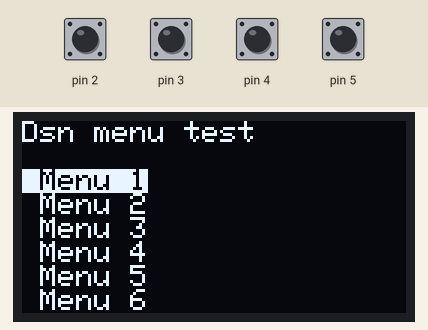
A sketch run on a simulated Arduino Uno, built with avr-gcc and run on an emulated ATmega328P. Shown: 128×64 one-colour display. The inputs (shaded band) are chosen by the test bench; at power-on: pin 2–5 HIGH.

Above: at 3.2 s.
3.3 s: pin 2 pulled LOW for 1 s
At 5.6 s:
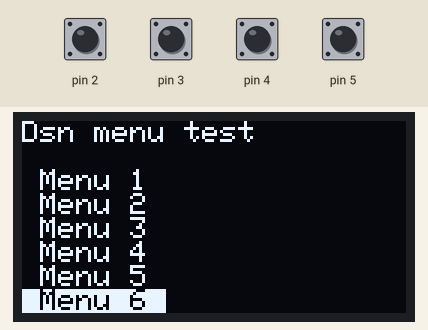
5.9 s: pin 4 pulled LOW for 0.15 s
At 6.3 s:
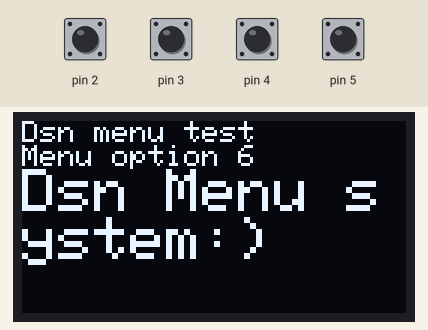
7.5 s: pin 5 pulled LOW for 0.15 s
At 8.3 s:
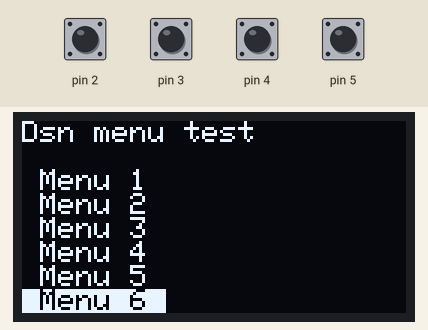
9.1 s: pin 2 pulled LOW for 0.15 s
At 10.4 s:
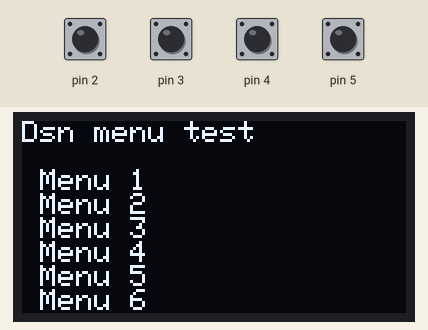
10.8 s: pin 4 pulled LOW for 1 s
At 11.9 s:
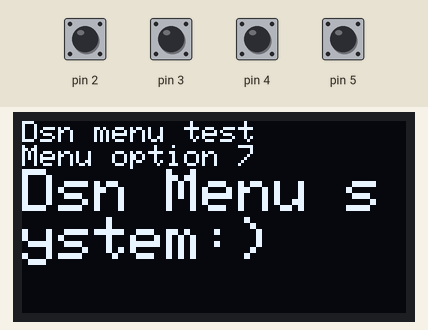
13.3 s: pin 5 pulled LOW for 1 s
At 14.6 s:
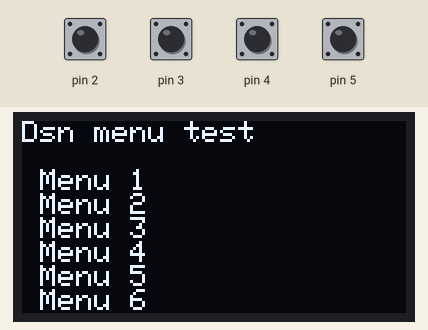
Timing chart, 0 to 16.3 s (numbered marks = the images above; inputs shaded):
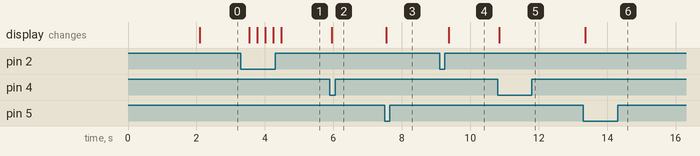

Measured:
- after the input at 3.3 s, the display: first changes after 0.24 s (image 1 shows a later state)
- after the input at 5.9 s, the display: changes after 0.05 s (image 2)
- after the input at 7.5 s, the display: changes at once (image 3)
- after the input at 9.1 s, the display: changes after 0.26 s (image 4)
- after the input at 10.8 s, the display: changes at once (image 5)
- after the input at 13.3 s, the display: changes after 0.06 s (image 6)

The sketch:

adafruit_ssd1306_custom_menu.ino
```cpp
#include <SPI.h>
#include <Wire.h>
#include <Adafruit_GFX.h>
#include <Adafruit_SSD1306.h>

#define SCREEN_WIDTH 128 // OLED display width, in pixels
#define SCREEN_HEIGHT 64 // OLED display height, in pixels
#define OLED_RESET     4 // Reset pin # (or -1 if sharing Arduino reset pin)
#define SCREEN_ADDRESS 0x3C ///< See datasheet for Address; 0x3D for 128x64, 0x3C for 128x32
Adafruit_SSD1306 display(SCREEN_WIDTH, SCREEN_HEIGHT, &Wire, OLED_RESET);

int selected = 0;
int entered = -1;

void displaymenu(void) {

  int down = digitalRead(3);
  int up = digitalRead(2);
  int enter = digitalRead(4);
  int back = digitalRead(5);

  if (up == LOW && down == LOW) {
  };
  if (up == LOW) {
    selected = selected + 1;
    delay(200);
  };
  if (down == LOW) {
    selected = selected - 1;
    delay(200);
  };
  if (enter == LOW) {
    entered = selected;
  };
  if (back == LOW) {
    entered = -1;
  };
  const char *options[7] = {
    " Menu 1",
    " Menu 2",
    " Menu 3",
    " Menu 4 ",
    " Menu 5 ",
    " Menu 6 ",
    " Menu 7 "
  };

  if (entered == -1) {
    display.clearDisplay();
    display.setTextSize(1);
    display.setTextColor(SSD1306_WHITE);
    display.setCursor(0, 0);
    display.println(F("Dsn menu test"));
    display.println("");
    for (int i = 0; i < 7; i++) {
      if (i == selected) {
        display.setTextColor(SSD1306_BLACK, SSD1306_WHITE);
        display.println(options[i]);
      } else if (i != selected) {
        display.setTextColor(SSD1306_WHITE);
        display.println(options[i]);
      }
    }
  } else if (entered == 0) {
    display.clearDisplay();
    display.setTextSize(1);
    display.setTextColor(SSD1306_WHITE);
    display.setCursor(0, 0);
    display.println(F("Dsn menu test"));
    display.println("Menu option 1");
    display.setTextColor(SSD1306_WHITE);
    display.setTextSize(2);
    display.println("Dsn Menu system");
  } else if (entered == 1) {
    display.clearDisplay();
    display.setTextSize(1);
    display.setTextColor(SSD1306_WHITE);
    display.setCursor(0, 0);
    display.println(F("Dsn menu test"));
    display.println("Menu option 2");
    display.setTextColor(SSD1306_WHITE);
    display.setTextSize(2);
    display.println("Dsn Menu system :)");
  }
  else if (entered == 2) {
    display.clearDisplay();
    display.setTextSize(1);
    display.setTextColor(SSD1306_WHITE);
    display.setCursor(0, 0);
    display.println(F("Dsn menu test"));
    display.println("Menu option 3");
    display.setTextColor(SSD1306_WHITE);
    display.setTextSize(2);
    display.println("Dsn Menu system:)");
  } else if (entered == 3) {
    display.clearDisplay();
    display.setTextSize(1);
    display.setTextColor(SSD1306_WHITE);
    display.setCursor(0, 0);
    display.println(F("Dsn menu test"));
    display.println("Menu option 4");
    display.setTextColor(SSD1306_WHITE);
    display.setTextSize(2);
    display.println("Dsn Menu system:)");
  } else if (entered == 4) {
    display.clearDisplay();
    display.setTextSize(1);
    display.setTextColor(SSD1306_WHITE);
    display.setCursor(0, 0);
    display.println(F("Dsn menu test"));
    display.println("Menu option 5");
    display.setTextColor(SSD1306_WHITE);
    display.setTextSize(2);
    display.println("Dsn Menu system:)");
  } else if (entered == 5) {
    display.clearDisplay();
    display.setTextSize(1);
    display.setTextColor(SSD1306_WHITE);
    display.setCursor(0, 0);
    display.println(F("Dsn menu test"));
    display.println("Menu option 6");
    display.setTextColor(SSD1306_WHITE);
    display.setTextSize(2);
    display.println("Dsn Menu system:)");
  } else if (entered == 6) {
    display.clearDisplay();
    display.setTextSize(1);
    display.setTextColor(SSD1306_WHITE);
    display.setCursor(0, 0);
    display.println(F("Dsn menu test"));
    display.println("Menu option 7");
    display.setTextColor(SSD1306_WHITE);
    display.setTextSize(2);
    display.println("Dsn Menu system:)");
  }

  display.display();
}

void setup() {
  pinMode(2, INPUT_PULLUP);
  pinMode(3, INPUT_PULLUP);
  pinMode(4, INPUT_PULLUP);
  pinMode(5, INPUT_PULLUP);

  Serial.begin(9600);
  if (!display.begin(SSD1306_SWITCHCAPVCC, SCREEN_ADDRESS)) {
    Serial.println(F("SSD1306 allocation failed"));
    for (;;); // Don't proceed, loop forever
  }
  display.clearDisplay();
  // Draw a single pixel in white
  display.drawPixel(10, 10, SSD1306_WHITE);
  display.display();
  delay(2000); // Pause for 2 seconds
}

void loop() {
  // put your main code here, to run repeatedly:
  displaymenu();
}
```
